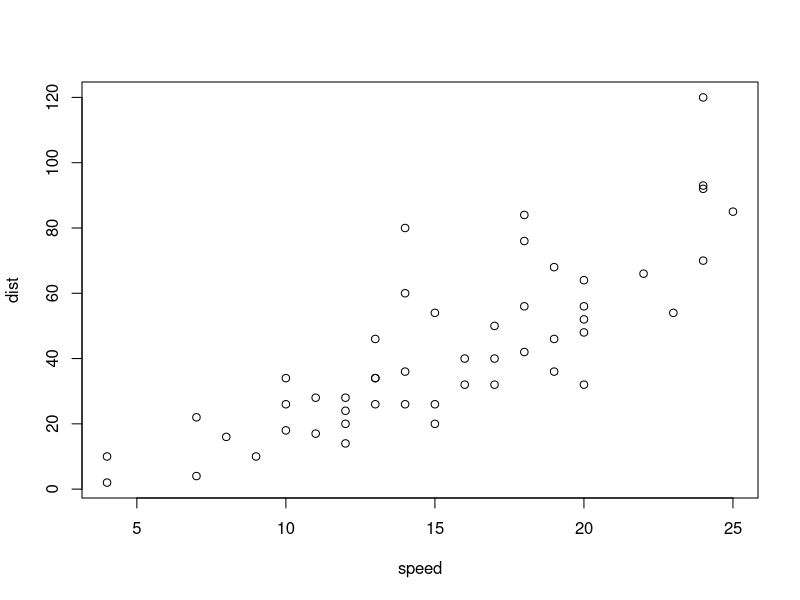
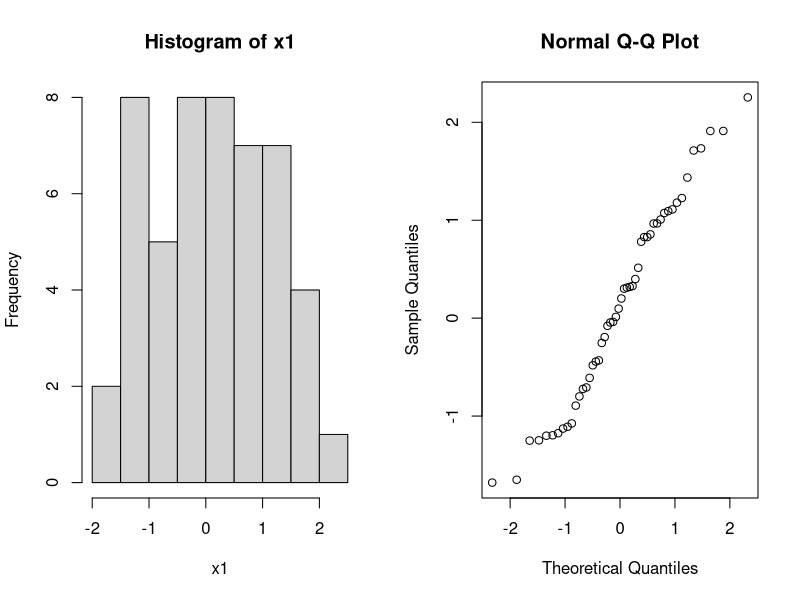
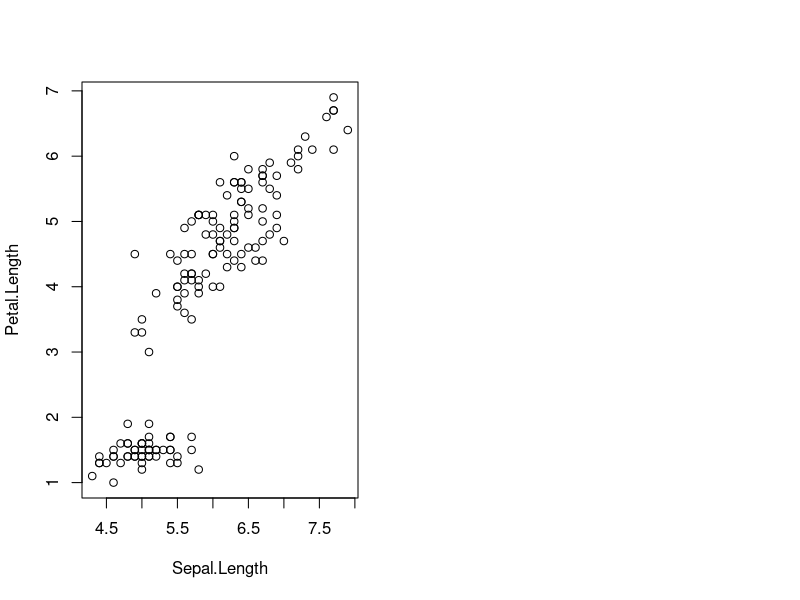

Write R code to recreate these figures, in order.
## ---- chunk 1
summary(cars)
## ---- chunk 2
plot(cars)
## ---- chunk 3
par(mfrow=c(1,2)); x1=rnorm(50); hist(x1); qqnorm(x1)
## ---- chunk 4
plot(iris$Sepal.Length,iris$Petal.Length,xlab="Sepal.Length",ylab="Petal.Length")
## ---- chunk 5
library(knitr)
kable(mtcars[1:5,],caption="A knit kable.")
## ---- chunk 6
x=rep(c("A","B"),each=5); x
sample(x)
x=rnorm(100)
## ---- chunk 7
x=rep(c("A","B"),each=5); x
sample(x)
x=rnorm(100)
## ---- chunk 8
mu=0.2
x=rnorm(100,mu,1) # creating artificial data
t.test(x,mean=0)   # t.test(x,alternative=c("two.sided"),conf.level=0.95,mu=10)
## ---- chunk 9
mu=0;nu=0.5
x=rnorm(50,mu,1); y=rnorm(50,nu,1) # creating artificial data
ttest=t.test(x,y) 
